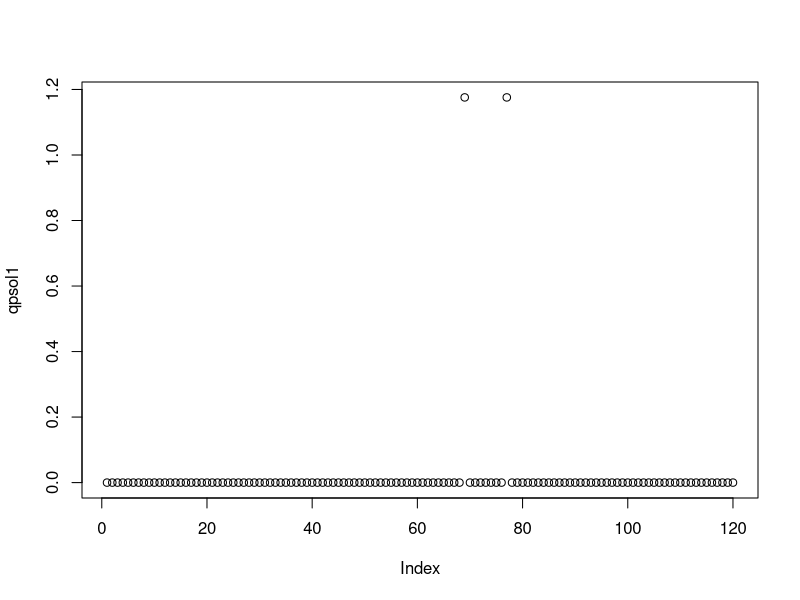
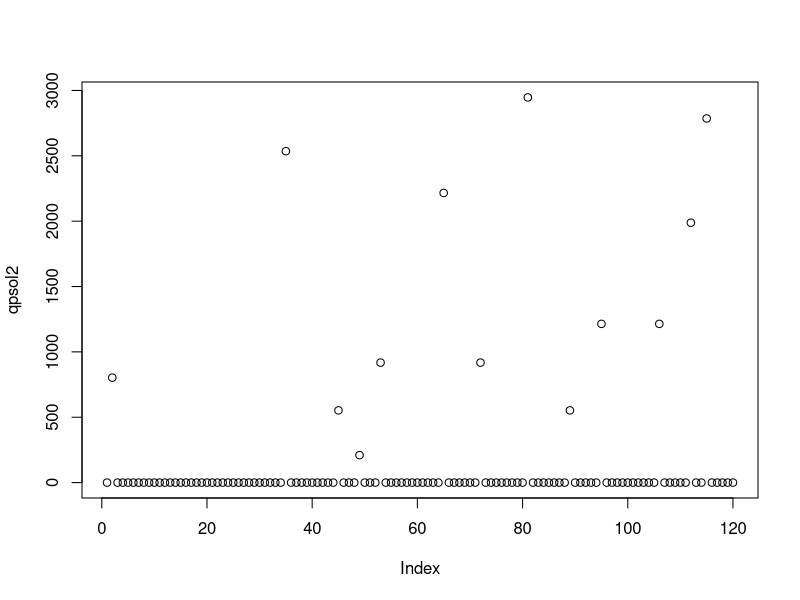
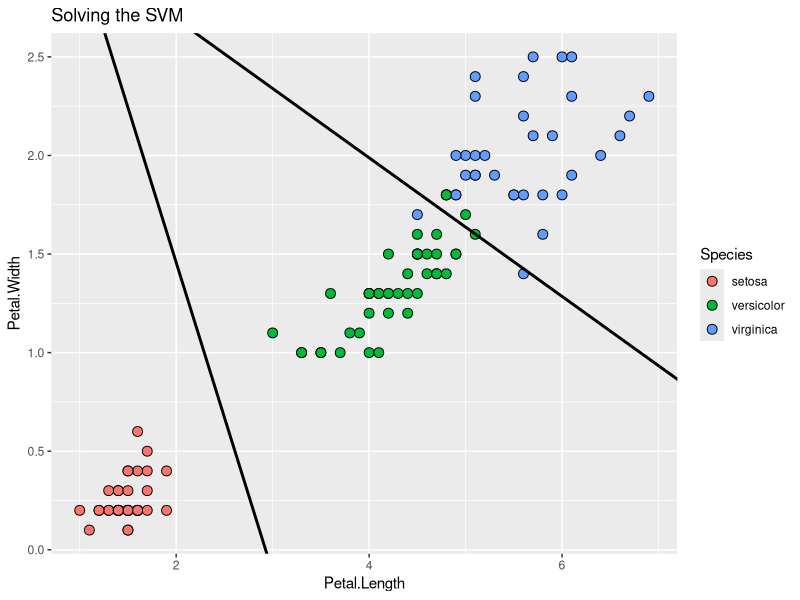
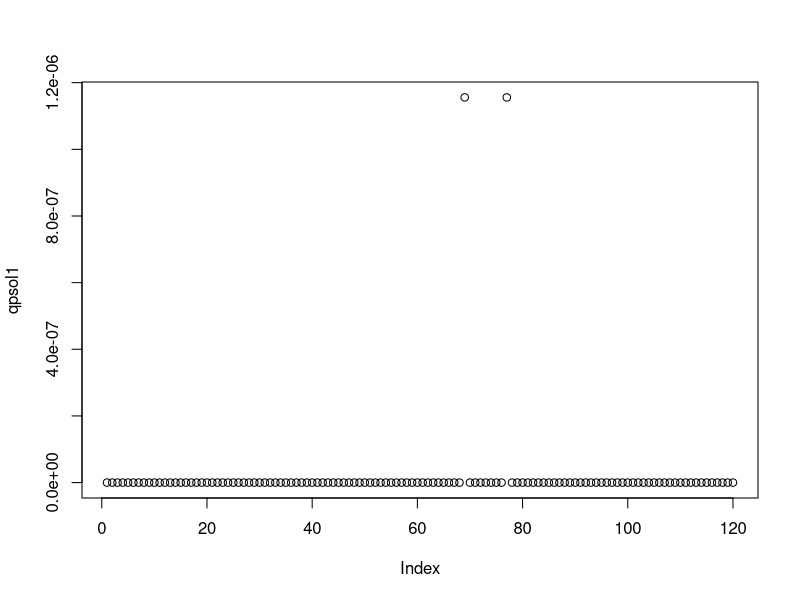
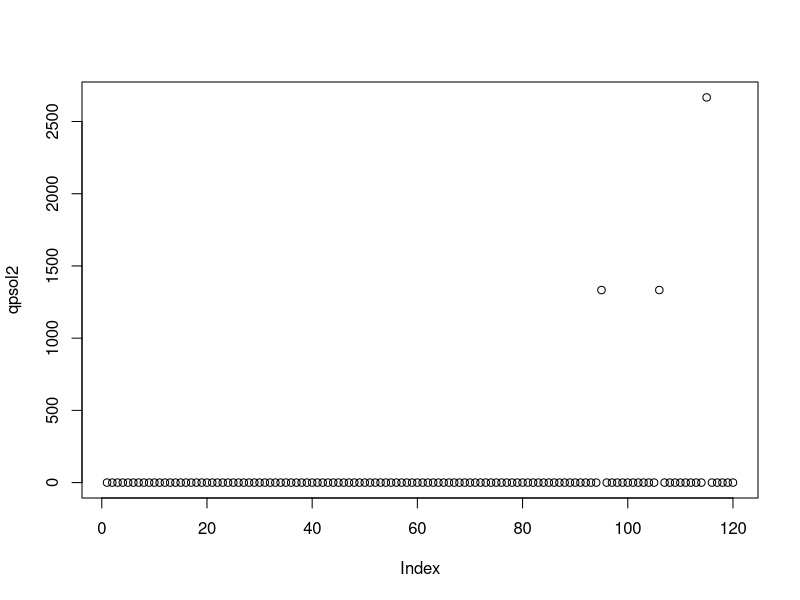

These figures' R source, in order:
library("quadprog")
library(ggplot2)
data(iris)
# iris <- read.csv("~/Google Drive File Stream/My Drive/LAPTOP Backup/STAT 610 Machine Learning I-III/III/iris.csv")[,2:6]
train_ind <- sample(seq_len(nrow(iris)), size = 120)
train <- iris[train_ind, ]
test <- iris[-train_ind, ]

# train <- iris[c(1:40,51:90,101:140),]
# test <- iris[c(41:50,91:100,141:150),]
train$y1 <-ifelse(train$Species=="setosa", 1, -1)
train$y2 <-ifelse(train[,5]=="virginica", 1, -1)

# set the problem data and parameters
X <- as.matrix(train[,c("Petal.Length", "Petal.Width")])
y1 <- as.matrix(train$y1)
y2 <- as.matrix(train$y2)
n <- dim(X)[1]

####################################################################################################################
# solve QP with quadprog and the perturbance hack
# From the documentation:
# This routine implements the dual method of Goldfarb and Idnani (1982, 1983) for solving quadratic programming
# problems of the form min(-d^T b + 1/2 b^T D b) with the constraints A^T b >= b_0.
####################################################################################################################
# quadprog solver requires that the D matrix be symmetric positive definite.  But the SVM problem is almost always
# only non-negative definite!  As a hack, we can perturb D by a small diagonal matrix and obtain positive definite
# matrix.  Choose eps a relatively small value for the diagonal perturbance.
eps <- 5e-4

# build the system matrices
Q1 <- sapply(1:n, function(i) y1[i]*t(X)[,i])
D1 <- t(Q1)%*%Q1
d <- matrix(1, nrow=n)
b0 <- rbind( matrix(0, nrow=1, ncol=1) , matrix(0, nrow=n, ncol=1) )
A <- t(rbind(matrix(y1, nrow=1, ncol=n), diag(nrow=n)))
# call the QP solver:
sol1 <- solve.QP(D1 +eps*diag(n), d, A, b0, meq=1, factorized=FALSE)
qpsol1 <- matrix(sol1$solution, nrow=n)
plot(qpsol1)

Q2 <- sapply(1:n, function(i) y2[i]*t(X)[,i])
D2 <- t(Q2)%*%Q2
A <- t(rbind(matrix(y2, nrow=1, ncol=n), diag(nrow=n)))
# call the QP solver:
sol2 <- solve.QP(D2 +eps*diag(n), d, A, b0, meq=1, factorized=FALSE)
qpsol2 <- matrix(sol2$solution, nrow=n)
plot(qpsol2)

# predict test set
findwb <- function(a, y, X){
  nonzero <-  abs(a) > 1e-5
  W <- rowSums(sapply(which(nonzero), function(i) a[i]*y[i]*X[i,]))
  b <- mean(sapply(which(nonzero), function(i) X[i,]%*%W- y[i]))
  return(c(W,b))
}

w1 <- as.matrix(findwb(qpsol1, y1, X)[1:2])
b1 <-  findwb(qpsol1, y1, X)[3]
test$pred_setona <- as.matrix(test[,3:4])%*%w1 -b1

w2 <- as.matrix(findwb(qpsol2, y1, X)[1:2])
b2 <-  findwb(qpsol2, y1, X)[3]
test$pred_virg <- as.matrix(test[,3:4])%*%w2 -b2
test$pred <- ifelse(test$pred_setona>0, "I. Setosa",ifelse(test$pred_virg<0, "I. virginia","I. versicolor"))

# construct confusion matrix
table(test[,5], test$pred)

# plot decision bundary
findLine <- function(a, y, X){
  nonzero <-  abs(a) > 1e-5
  W <- rowSums(sapply(which(nonzero), function(i) a[i]*y[i]*X[i,]))
  b <- mean(sapply(which(nonzero), function(i) X[i,]%*%W- y[i]))
  slope <- -W[1]/W[2]
  intercept <- b/W[2]
  return(c(intercept,slope))
}

qpline1 <- findLine(qpsol1, y1, X)
qpline2 <- findLine(qpsol2, y2, X)

ggplot(train, aes(x=Petal.Length, y=Petal.Width)) + 
  ggtitle("Solving the SVM") +
  geom_point(aes(fill=Species), size=3, pch=21) +
  geom_abline(intercept=qpline1[1], slope=qpline1[2], size=1, aes(color="quadprog"), show.legend =TRUE) +
  geom_abline(intercept=qpline2[1], slope=qpline2[2], size=1, aes(color="quadprog"), show.legend =TRUE)



# Kernelized --------------------------------------------------------------

kernel1 <- function(a,b) {return(a%*%t(b))} # linear dot product, same result as above
kernel2 <-  function(a,b){return((a %*% t(b) +1)^6)}
k <- kernel2

D1 <- y1%*%t(y1)*k(X,X)
d <- matrix(1, nrow=n)
b0 <- rbind( matrix(0, nrow=1, ncol=1) , matrix(0, nrow=n, ncol=1) )
A <- t(rbind(matrix(y1, nrow=1, ncol=n), diag(nrow=n)))
# call the QP solver:
sol1 <- solve.QP(D1 +eps*diag(n), d, A, b0, meq=1, factorized=FALSE)
qpsol1 <- matrix(sol1$solution, nrow=n)
plot(qpsol1)

D2 <- y2%*%t(y2)*k(X,X)
A <- t(rbind(matrix(y2, nrow=1, ncol=n), diag(nrow=n)))
# call the QP solver:
sol2 <- solve.QP(D2 +eps*diag(n), d, A, b0, meq=1, factorized=FALSE)
qpsol2 <- matrix(sol2$solution, nrow=n)
plot(qpsol2)

# which(as.data.frame(qpsol2)>500)
# matrix_to_sum <- matrix(NA, nrow = 120, ncol = 2)
# for (j in 1:120) matrix_to_sum[j,] <- rowSums(as.matrix(rowSums(qpsol2[2]*y2[2]*k(as.matrix(X[j,]),as.matrix(X[2,])))))
# a1 <- as.matrix(colSums(matrix_to_sum))
# for (j in 1:120) matrix_to_sum[j,] <- rowSums(as.matrix(rowSums(qpsol2[57]*y2[57]*k(as.matrix(X[j,]),as.matrix(X[57,])))))
# a2 <- as.matrix(colSums(matrix_to_sum))
# for (j in 1:120) matrix_to_sum[j,] <- rowSums(as.matrix(rowSums(qpsol2[112]*y2[112]*k(as.matrix(X[j,]),as.matrix(X[112,])))))
# a3 <- as.matrix(colSums(matrix_to_sum))

# w <- a1 + a2 + a3
# b <- mean(y2[c(2,57,112)]- as.matrix(rbind(t(a1),t(a2),t(a3)))%*%as.matrix(w))

# test$pred_virg <- as.matrix(test[,3:4])%*%w -b
# test$pred <- ifelse(test$pred_setona>0, "I. Setosa",ifelse(test$pred_virg<0, "I. virginia","I. versicolor"))

# cm2 <- table(test[,5], test$pred)
